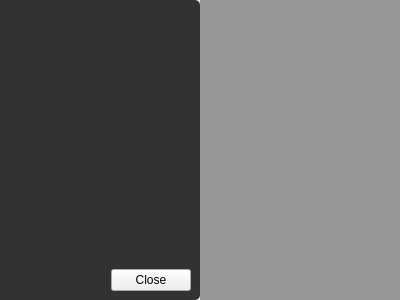
<?xml version="1.0" encoding="UTF-8"?>
<ui version="4.0">
 <class>LevelSelector</class>
 <widget class="QWidget" name="LevelSelector">
  <property name="geometry">
   <rect>
    <x>0</x>
    <y>0</y>
    <width>400</width>
    <height>300</height>
   </rect>
  </property>
  <property name="windowTitle">
   <string>Form</string>
  </property>
  <property name="styleSheet">
   <string notr="true"/>
  </property>
  <layout class="QHBoxLayout" name="horizontalLayout">
   <property name="spacing">
    <number>0</number>
   </property>
   <property name="leftMargin">
    <number>0</number>
   </property>
   <property name="topMargin">
    <number>0</number>
   </property>
   <property name="rightMargin">
    <number>0</number>
   </property>
   <property name="bottomMargin">
    <number>0</number>
   </property>
   <item>
    <widget class="QWidget" name="widget" native="true">
     <property name="styleSheet">
      <string notr="true">#widget {
    background-color: rgb(50, 50, 50);
	border-top-right-radius: 5px;
	border-bottom-right-radius: 5px;
}</string>
     </property>
     <layout class="QVBoxLayout" name="verticalLayout">
      <item>
       <widget class="QWidget" name="levelWidget" native="true">
        <property name="sizePolicy">
         <sizepolicy hsizetype="Preferred" vsizetype="Expanding">
          <horstretch>0</horstretch>
          <verstretch>0</verstretch>
         </sizepolicy>
        </property>
        <layout class="QVBoxLayout" name="verticalLayout_2"/>
       </widget>
      </item>
      <item alignment="Qt::AlignmentFlag::AlignRight|Qt::AlignmentFlag::AlignBottom">
       <widget class="QPushButton" name="closeOverlay">
        <property name="sizePolicy">
         <sizepolicy hsizetype="Preferred" vsizetype="Fixed">
          <horstretch>0</horstretch>
          <verstretch>0</verstretch>
         </sizepolicy>
        </property>
        <property name="text">
         <string>Close</string>
        </property>
       </widget>
      </item>
     </layout>
    </widget>
   </item>
   <item>
    <widget class="QWidget" name="noiseWidget" native="true">
     <property name="sizePolicy">
      <sizepolicy hsizetype="Preferred" vsizetype="Preferred">
       <horstretch>0</horstretch>
       <verstretch>0</verstretch>
      </sizepolicy>
     </property>
     <property name="styleSheet">
      <string notr="true">#noiseWidget{
	background-color: rgba(50, 50, 50, 120)
}

</string>
     </property>
    </widget>
   </item>
  </layout>
 </widget>
 <resources/>
 <connections/>
</ui>
